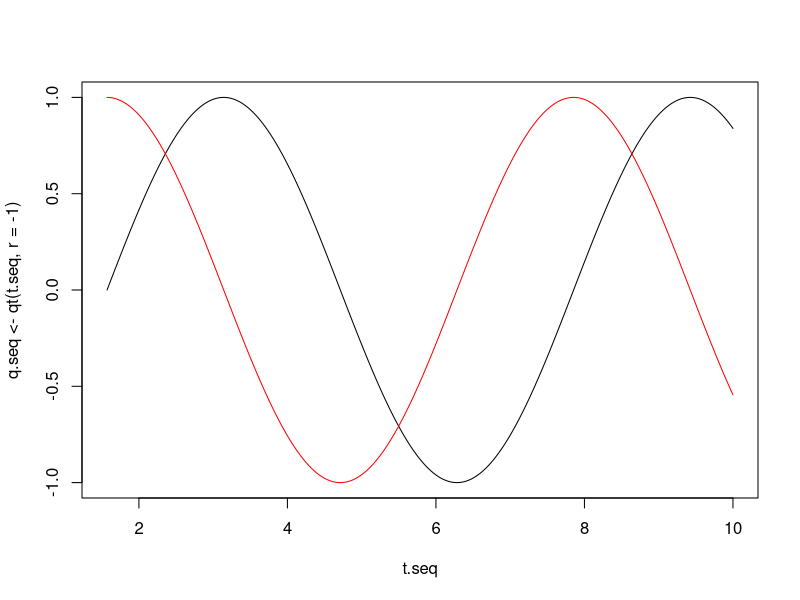
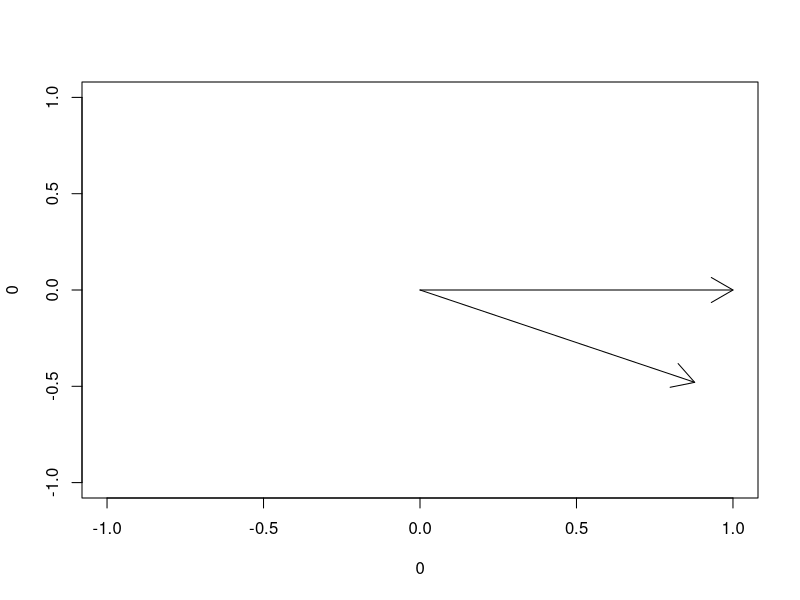
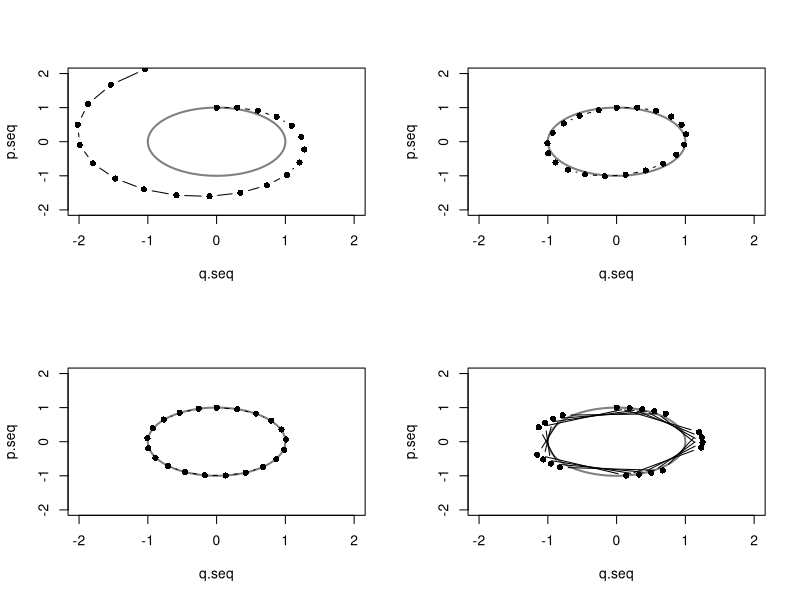

The R source for these figures, in order: (Note: this script raises an error after producing the figures.)
## Me playing with the hybrid algorithm in R. Based off the Brooks paper.

## Plot a simple example of Hamiltonian dynamics
qt <- function(t, r=1, a=0) r*cos(a+t)
pt <- function(t, r=1, a=0) -r*sin(a+t)
H <- function(t, r, a)
    qt(t=t, r=r, a=a)^2/2 + pt(t=t, r=r, a=a)^2/2
t.seq <- seq(pi/2,10, len=1000)
plot(t.seq, q.seq <- qt(t.seq, r=-1), type="l")
lines(t.seq, p.seq <- pt(t.seq, r=-1), col="red")
plot(0,0, xlim=c(-1,1), ylim=c(-1,1), type='n')
## transformation is a rotation
arrows(0,0, qt(0), pt(0))
arrows(0,0, qt(.5), pt(.5))
## H is conserved
H(0,1,0)
H(1,1,0)

p <- c(2,5)
M <- matrix(c(2,0,0,2.4), nrow=2)
## Looks like a typo in 2.23, 2 should be a 1
t(p) %*% solve(M) %*% p
p^2 %*% (1/diag(M))


## Reproduce figure 1; numerical solutions
## Use Euler's method
par(mfrow=c(2,2))
Nsim <- 21
eps <- .3
psim <- qsim <- rep(NA, Nsim)
qsim[1] <- 0
psim[1] <- 1
for(n in 2:Nsim){
    psim[n] <- psim[n-1] - eps*qsim[n-1]
    qsim[n] <- qsim[n-1] + eps*psim[n-1]
}
plot(q.seq, p.seq, type='l', lwd=2, ylim=c(-2,2), xlim=c(-2,2), col=gray(.5))
lines(qsim, psim, type='b', pch=16)
## Euler's modified method
psim <- qsim <- rep(NA, Nsim)
qsim[1] <- 0
psim[1] <- 1
for(n in 2:Nsim){
    psim[n] <- psim[n-1] - eps*qsim[n-1]
    qsim[n] <- qsim[n-1] + eps*psim[n]
}
plot(q.seq, p.seq, type='l', lwd=2, ylim=c(-2,2), xlim=c(-2,2), col=gray(.5))
lines(qsim, psim, type='b', pch=16)
## The "leapfrog" method
psim <- qsim <- rep(NA, Nsim)
qsim[1] <- 0
psim[1] <- 1
for(n in 2:Nsim){
    ptemp <- psim[n-1] - (eps/2)*qsim[n-1]
    qsim[n] <- qsim[n-1] + eps*ptemp
    psim[n] <- ptemp - (eps/2)*qsim[n]
}
plot(q.seq, p.seq, type='l', lwd=2, ylim=c(-2,2), xlim=c(-2,2), col=gray(.5))
lines(qsim, psim, type='b', pch=16)
## The "leapfrog" method with bigger eps
eps <- 1.2
psim <- qsim <- rep(NA, Nsim)
qsim[1] <- 0
psim[1] <- 1
for(n in 2:Nsim){
    ptemp <- psim[n-1] - (eps/2)*qsim[n-1]
    qsim[n] <- qsim[n-1] + eps*ptemp
    psim[n] <- ptemp - (eps/2)*qsim[n]
}
plot(q.seq, p.seq, type='l', lwd=2, ylim=c(-2,2), xlim=c(-2,2), col=gray(.5))
lines(qsim, psim, type='b', pch=16)


## The HMC function from the paper
HMC <- function(U, grad.U, eps, L, current.q){
    q <- current.q
    p <- rnorm(length(q), 0,1)
    current.p <- p
    ## Make a half step
    p <- p-eps*grad.U(q)/2
    ## alternate full steps for position and momentum
    for (i in 1:L){
        q <- q+ eps*p
        if(i!=L) p <- p-eps*grad.U(q)
    }
    ## half step for momentum at the end
    p <- p-eps*grad.U(q)/2
    ## negate p to make proposal symmetric
    p <- -p
    current.U <- U(current.q)
    current.K <- sum(current.p^2)/2
    proposed.U <- U(q)
    proposed.K <- sum(p^2)/2
    ## Return a list of the current state, proposed, and acceptance
    NLL <- current.U
    ## accept or reject
    if(runif(1) < exp(current.U-proposed.U+current.K-proposed.K))
        final.q <- q
    else final.q <- current.q
    results <- list(current.p=current.p, current.q=current.q, proposed.q=q,
                    q=final.q, NLL=NLL)
    return(results)
}

## Try to get a standard normal working
U <- function(q) q^2/2
grad.U <- function(q) q
Nsim <- 1000
qsim <- rep(NA, len=Nsim)
qsim[1] <- 0                            # initialize at 0
for(n in 2:Nsim){
    qsim[n] <-
        HMC(U, grad.U, eps=.1, L=5, current.q=qsim[n-1])
}
plot(qsim, type='l', ylim=c(-3,3))

## Try a bivariate normal
cor <- matrix(c(1,.5,.5,1), nrow=2)
cor.inv <- solve(cor)
U <- function(q)  t(q) %*% cor.inv %*% q
## Do I suck at math? This probably has a clean matrix formula.
grad.U <- function(q) c(2*q[1]*cor.inv[1,1]+2*q[2]*cor.inv[1,2],
                        2*q[2]*cor.inv[2,2]+2*q[1]*cor.inv[2,1])
Nsim <- 100
qsim <- matrix(NA, nrow=Nsim, ncol=nrow(cor) )
qsim[1,] <- c(-15, -15)
temp <- list()
for(n in 2:Nsim){
    temp[[n]] <- HMC(U, grad.U, eps=.25, L=5, current.q=qsim[n-1,])
    qsim[n,] <- temp[[n]]$q
}
## clean up and organize the results
q <- do.call(rbind, lapply(temp, function(x) x$q))
proposed.q <- do.call(rbind, lapply(temp, function(x) x$proposed.q))
current.q <- do.call(rbind, lapply(temp, function(x) x$current.q))
current.p <- do.call(rbind, lapply(temp, function(x) x$current.p))
NLL <- do.call(rbind, lapply(temp, function(x) x$NLL))
accepted <- proposed.q[,1]==q[,1]

plot(q, type='p', ylim=c(-3,3), xlim=c(-3,3))
plot(proposed.q, type='p', ylim=c(-3,3), xlim=c(-3,3), col=ifelse(accepted,
                                                       "black", "red"))
plot(current.q, type='p', ylim=c(-3,3), xlim=c(-3,3))
plot(qsim)





## Recreate the simple example in R for producing example plots
                                        # observed Y values
a.mle <- 1.90909098475
b.mle <- 4.07817738582
yobs <- c(1.4, 4.7, 5.1, 8.3, 9.0, 14.5, 14.0, 13.4, 19.2, 18)
xobs <- c(-1, 0, 1, 2, 3, 4, 5, 6, 7, 8)
U <- function(q) log(sum((q[1]*xobs+q[2]-yobs)^2))*length(yobs)/2
grad.U <- function(q){
    a <- q[1]; b <- q[2]
    ypred <- a*xobs+b
    dadf <- length(yobs)/2/sum((ypred-yobs)^2)*sum(2*xobs*(ypred-yobs))
    dbdf <- length(yobs)/2/sum((ypred-yobs)^2)*sum(2*(ypred-yobs))
    return(c(dadf, dbdf))
}
grad.U2 <- function(q){
    a <- q[1]; b <- q[2]
    h <- .0001
    dadf <- (U(c(a+h,b))-U(c(a,b)))/h
    dbdf <- (U(c(a,b+h))-U(c(a,b)))/h
    return(c(dadf, dbdf))
}
grad.U(c(3,3))
grad.U2(c(3,3))
HMC.simple <- function(hyeps, hynstep, current.q){
    ## Define data and the energy functions
    q <- current.q
    p <- rnorm(length(q), 0,1)
    current.p <- p
    ## Make a half step
    p <- p-hyeps*grad.U(q)/2
    ## alternate full steps for position and momentum
    leapfrog <- matrix(NA, nrow=hynstep+1, ncol=3)
    leapfrog[1,] <- c(q, U(q))
    for (i in 1:hynstep){
        q <- q+ hyeps*p
        leapfrog[i+1,] <- c(q, U(q))
        if(i!=hynstep) p <- p-hyeps*grad.U(q)
    }
    ## half step for momentum at the end
    p <- p-hyeps*grad.U(q)/2
    ## negate p to make proposal symmetric
    p <- -p
    current.U <- U(current.q)
    current.K <- sum(current.p^2)/2
    proposed.U <- U(q)
    proposed.K <- sum(p^2)/2
    ## Return a list of the current state, proposed, and acceptance
    NLL <- current.U
    ## accept or reject
    if(runif(1) < exp(current.U-proposed.U+current.K-proposed.K))
        final.q <- q
    else final.q <- current.q
    results <- list(leapfrog=leapfrog, proposed.q=q, q=final.q, NLL=NLL)
    return(results)
}

## Make a grid of the likelihood surface
a.seq <- seq(1,3, len=50)
b.seq <- seq(2,6, len=50)
param.grid <- expand.grid(a=a.seq, b=b.seq)
NLL <- sapply(1:nrow(param.grid), function(x)
                         U(c(param.grid$a[x], param.grid$b[x])))
NLL <- matrix(NLL, nrow=50)


simple.hy1 <- HMC.simple(.1, 10, c(2,3))
contour(a.seq, b.seq, NLL)
points(a.mle, b.mle, col='red', pch=16)
n <- nrow(simple.hy1$leapfrog)
with(simple.hy1, arrows(leapfrog[-1,1], leapfrog[-1,2],
                        leapfrog[-n,1], leapfrog[-n,2]))



plot(simple.hy1$leapfrog)
plot(simple.hy1$NLL)

Nsim <- 10
qsim <- matrix(NA, nrow=Nsim, ncol=nrow(cor) )
qsim[1,] <- c(2, 4)
temp <- list()
for(n in 2:Nsim){
    temp[[n]] <- HMC(U, grad.U, eps=.25, L=5, current.q=qsim[n-1,])
    qsim[n,] <- temp[[n]]$q
}
## clean up and organize the results
q <- do.call(rbind, lapply(temp, function(x) x$q))
proposed.q <- do.call(rbind, lapply(temp, function(x) x$proposed.q))
current.q <- do.call(rbind, lapply(temp, function(x) x$current.q))
current.p <- do.call(rbind, lapply(temp, function(x) x$current.p))
NLL <- do.call(rbind, lapply(temp, function(x) x$NLL))
accepted <- proposed.q[,1]==q[,1]

plot(q, type='p', ylim=c(-3,3), xlim=c(-3,3))
plot(proposed.q, type='p', ylim=c(-3,3), xlim=c(-3,3), col=ifelse(accepted,
                                                       "black", "red"))
plot(current.q, type='p', ylim=c(-3,3), xlim=c(-3,3))
plot(qsim)
